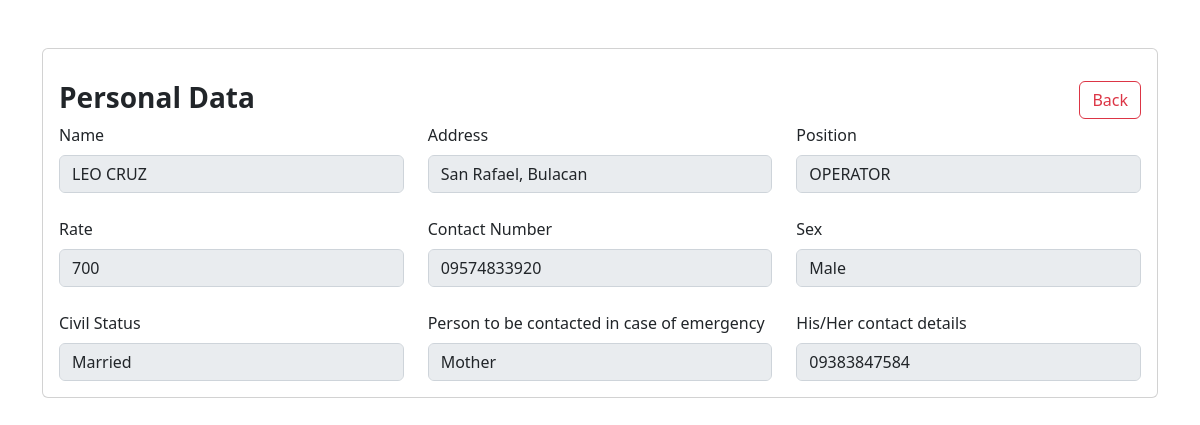
Page /code/view.php?id=77 (signed in) on the committed database.
### tables this page shows
CREATE TABLE `employee` (
  `id` int(11) NOT NULL,
  `emp_id` varchar(50) NOT NULL,
  `name` varchar(50) NOT NULL,
  `address` varchar(50) NOT NULL,
  `position` varchar(50) NOT NULL,
  `rate` double NOT NULL,
  `phonenumber` varchar(12) NOT NULL,
  `sex` varchar(45) NOT NULL,
  `birth_date` date NOT NULL,
  `civil_status` varchar(45) NOT NULL,
  `emergency_name` varchar(45) NOT NULL,
  `emergency_contact` varchar(11) NOT NULL,
  `job_id` int(11) NOT NULL,
  `salary_id` int(11) NOT NULL,
  `isdeploy` varchar(1) NOT NULL,
  `isarchive` varchar(1) NOT NULL,
  `is_att_archive` varchar(1) NOT NULL
);

### code/view.php (the view, shortened to what this page needs)
<?php
include 'connection.php';
require_once('scripts.php');
$id = $_GET['id'];
$employee="SELECT * FROM `employee` WHERE id=$id";
$result = mysqli_query($con, $employee);
$row = mysqli_fetch_assoc($result);
?>
<!DOCTYPE html>
<html lang="en">
<head>
    <link rel="stylesheet" href="https://cdn.jsdelivr.net/npm/bootstrap@5.2.2/dist/css/bootstrap.min.css">
</head>
<body class="" v-on:click="Reload">
    <table>
        <div class="container">
            <div class="page-header">
                <br>
                <br>
            </div>
            <div class="col-12">
                <div class="card">
                    <div class="">
                        <form class="" method="POST" action="">
                            <div class="card-body">
                                <h3 class="card-title"><strong>Personal Data</strong>  <a onclick="window.history.back();" class="btn btn-outline-danger" style="float: right;">Back</a></h3>
                                <div class="row">
                                    <div class="col-md-4">
                                        <div class="form-group">
                                            <label class="form-label">Name</label>
                                            <input type="text" readonly="" name="name" class="form-control"
                                                value="<?php echo $row['name'] ?>">
                                        </div>
                                    </div>
                                    <div class="col-md-4">
                                        <div class="form-group">
                                            <label class="form-label">Address</label>
                                            <input type="text" readonly="" name="address" class="form-control"
                                                value="<?php echo $row['address'] ?>">
                                        </div>
                                    </div>
                                    <div class="col-md-4">
                                        <div class="form-group">
                                            <label class="form-label">Position</label>
                                            <input type="text" readonly="" name="position" class="form-control"
                                                value="<?php echo $row['position'] ?>">
                                        </div>
                                    </div>
                                    <div class="col-md-4 mt-4">
                                        <div class="form-group">
                                            <label class="form-label">Rate</label>
                                            <input type="text" readonly="" name="rate" class="form-control"
                                                value="<?php echo $row['rate'] ?>">
                                        </div>
                                    </div>
                                    <div class="col-md-4 mt-4">
                                        <div class="form-group">
                                            <label class="form-label">Contact Number</label>
                                            <input type="text" readonly="" name="phonenumber" class="form-control"
                                                value="<?php echo $row['phonenumber'] ?>">
                                        </div>
                                    </div>
                                    <div class="col-md-4 mt-4">
                                        <div class="form-group">
                                            <label class="form-label">Sex</label>
                                            <input type="text" readonly="" name="sex" class="form-control"
                                                value="<?php echo $row['sex'] ?>">
                                        </div>
                                    </div>
                                    <div class="col-md-4 mt-4">
                                        <div class="form-group">
                                            <label class="form-label">Civil Status</label>
                                            <input type="text" readonly="" name="civil_status" class="form-control"
                                                value="<?php echo $row['civil_status'] ?>">
                                        </div>
                                    </div>
                                    <div class="col-md-4 mt-4">
                                        <div class="form-group">
                                            <label class="form-label">Person to be contacted in case of
                                                emergency</label>
                                            <input type="text" readonly="" name="emergency_name" class="form-control"
                                                value="<?php echo $row['emergency_name'] ?>">
                                        </div>
                                    </div>
                                    <div class="col-md-4 mt-4">
                                        <div class="form-group">
                                            <label class="form-label">His/Her contact details</label>
                                            <input type="text" readonly="" name="emergency_contact" class="form-control"
                                                value="<?php echo $row['emergency_contact'] ?>">
                                        </div>
                                    </div>
    </table>
    <br>
    <br>
    <br>
</body>
</html>

### rows in the picture
employee: name "LEO CRUZ", address "San Rafael, Bulacan", position "OPERATOR", rate "700", phonenumber "09574833920", sex "Male", civil_status "Married", emergency_name "Mother", emergency_contact "09383847584"
